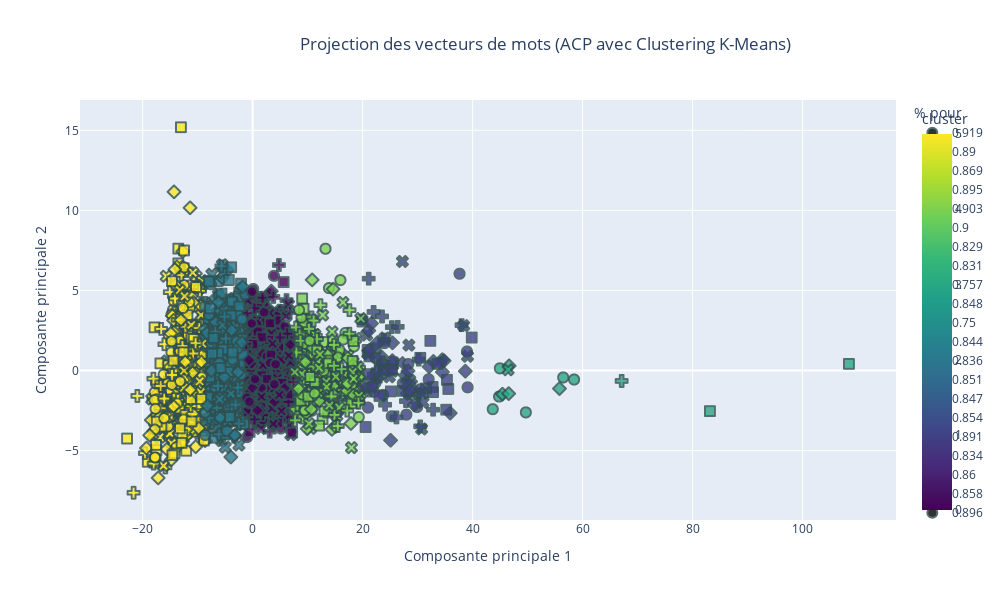

The notebook cell this image was saved under:
### Code cell
import plotly.express as px
from sklearn.decomposition import PCA
from sklearn.preprocessing import StandardScaler
from sklearn.cluster import KMeans

# Normalisation des vecteurs
scaler = StandardScaler()
vectors_normalized = scaler.fit_transform(proposition_vectors)

# Réduction des vecteurs à 2 dimensions (ACP)
pca = PCA(n_components=2)
word_vectors_2d = pca.fit_transform(vectors_normalized)

# Appliquer le clustering K-Means
n_clusters = 6  
kmeans = KMeans(n_clusters=n_clusters, random_state=42)
cluster = kmeans.fit_predict(word_vectors_2d)
data['cluster'] = cluster

# Préparer les données pour le graphique
df1 = pd.DataFrame(word_vectors_2d, columns=['PC1', 'PC2'])
df1['propositions'] = data['Proposition']  # Ajouter les propositions correspondantes
df1['cluster'] = cluster
df1['cluster'] = kmeans.labels_  # Ajouter les labels des clusters
df1['vote'] = data['Catégorie']
df1['proposition_vectors'] = data['mean_vector']
# Créer le graphique interactif
fig = px.scatter(
    df1, 
    x='PC1', 
    y='PC2',
    symbol = 'vote',
    color='cluster',  # Utiliser les clusters pour la coloration
    hover_name='propositions',  # Afficher le mot lors du survol
    title="Projection des vecteurs de mots (ACP avec Clustering K-Means)",
    labels={'PC1': 'Composante principale 1', 'PC2': 'Composante principale 2','vote':'Avis des citoyens'},
    color_continuous_scale='Viridis',  # Choisir une palette de couleurs
    category_orders={"cluster": [str(i) for i in range(n_clusters)]},
    width = 1000,
    height = 600
)

# Personnaliser les points
fig.update_traces(marker=dict(size=10, opacity=0.8, line=dict(width=2, color='DarkSlateGrey')))

# Ajouter un titre pour la légende des clusters
fig.update_layout(
    title_x=0.3  # Centrer le titre
)


# Afficher le graphique
fig.show()

#df1.to_csv("D:/Gbaki 2A/Projet statistique/propositions_clusters.csv", index=False)
